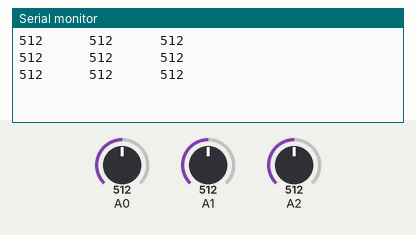
This sketch was run on a simulated Arduino Uno, built with avr-gcc and run on an emulated ATmega328P. Shown: the last lines printed to the serial monitor. The test bench sets the inputs (shaded band); at power-on: A0 = 512, A1 = 512, A2 = 512.

Above: at 1.3 s.
1.4 s: A0 set to 390
At 1.9 s:
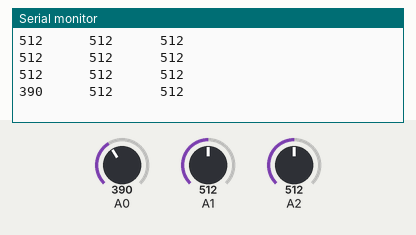
2.9 s: A1 set to 390
At 3.4 s:
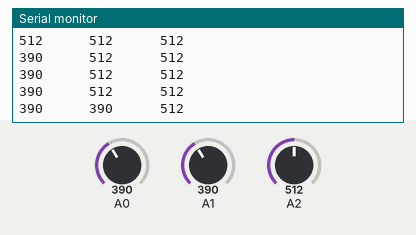
4.4 s: A2 set to 390
At 4.8 s:
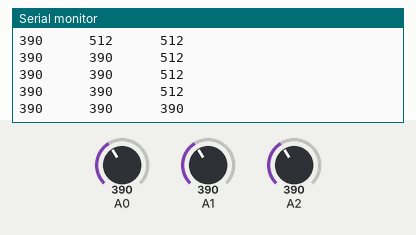
5.9 s: A0 set to 410
At 6.4 s:
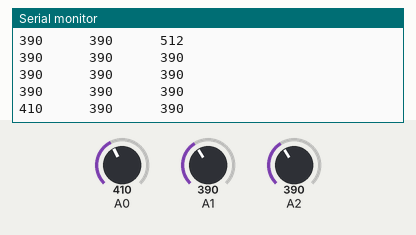
7.4 s: A1 set to 410
At 7.9 s:
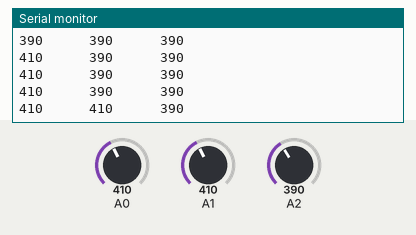
8.9 s: A2 set to 410
At 9.4 s:
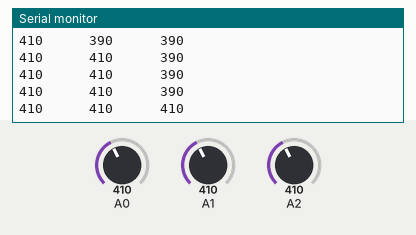
Timing chart, 0 to 11.4 s (numbered marks = the images above; inputs shaded):
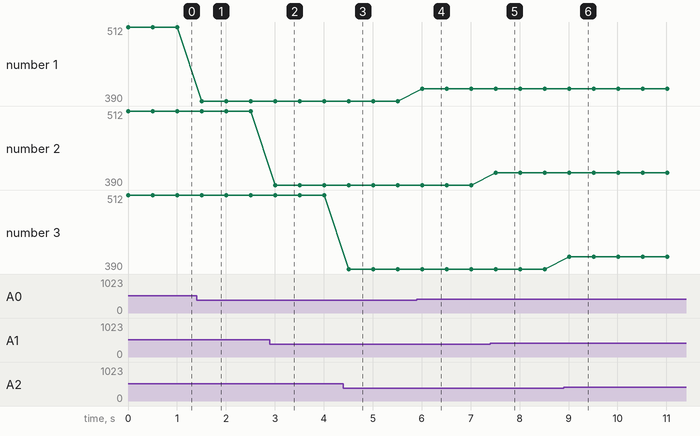

The sketch:

ADXL335.ino
```cpp
void setup() {
  // initialize serial communication at 9600 bits per second:
  Serial.begin(9600);
  pinMode(A0, INPUT);
  pinMode(A1, INPUT);
  pinMode(A2, INPUT);

}

// the loop routine runs over and over again forever:
void loop() {
  // read the input on analog pin 0:
  int sensorValue = analogRead(A0);
   int sensorValue1 = analogRead(A1);
    int sensorValue2 = analogRead(A2);
  // print out the value you read:
  Serial.print(sensorValue);
  Serial.print("      ");
  Serial.print(sensorValue1);
  Serial.print("      ");
  Serial.println(sensorValue2);

  if ( ((sensorValue > 329) && (sensorValue < 333)) && ((sensorValue1 > 329) && (sensorValue1 < 334)) && ((sensorValue2 > 394) && (sensorValue2 < 397)))
  {
    Serial.println("Everything OK!!");
  }
  if ( ((sensorValue > 328) && (sensorValue < 339)) && ((sensorValue1 > 345) && (sensorValue1 < 400)) && ((sensorValue2 > 345) && (sensorValue2 < 397)))
  {
    Serial.println("Front Accident!!");
  }
  if ( ((sensorValue > 328) && (sensorValue < 340)) && ((sensorValue1 > 265) && (sensorValue1 < 317)) && ((sensorValue2 > 339) && (sensorValue2 < 397)))
  {
    Serial.println("Back Accident!!");
  }
  if ( ((sensorValue > 340) && (sensorValue < 399)) && ((sensorValue1 >329 ) && (sensorValue1 < 334)) && ((sensorValue2 > 327) && (sensorValue2 < 395)))
  {
    Serial.println("Right Accident!!");
  }
  if ( ((sensorValue > 270 ) && (sensorValue < 317)) && ((sensorValue1 > 329) && (sensorValue1 < 334)) && ((sensorValue2 > 333) && (sensorValue2 < 397)))
  {
    Serial.println("Left Accident!!");
  }
  /*if ( ((sensorValue > 322) && (sensorValue < 328)) && ((sensorValue1 > 290) && (sensorValue1 < 350)) && ((sensorValue2 > 363) && (sensorValue2 < 390)))
  {
    Serial.println("Vechile Upsidedown !!");
  }*/

  delay(500);        // delay in between reads for stability
}
```

Measured:
- after the input at 1.4 s, the serial monitor: prints a new line after 0.10 s (image 1)
- after the input at 2.9 s, the serial monitor: prints a new line after 0.11 s (image 2)
- after the input at 4.4 s, the serial monitor: prints a new line after 0.11 s (image 3)
- after the input at 5.9 s, the serial monitor: prints a new line after 0.11 s (image 4)
- after the input at 7.4 s, the serial monitor: prints a new line after 0.11 s (image 5)
- after the input at 8.9 s, the serial monitor: prints a new line after 0.12 s (image 6)
- plotted number 1: 512 → 390 after the input at 1.4 s, 390 → 410 after the input at 5.9 s
